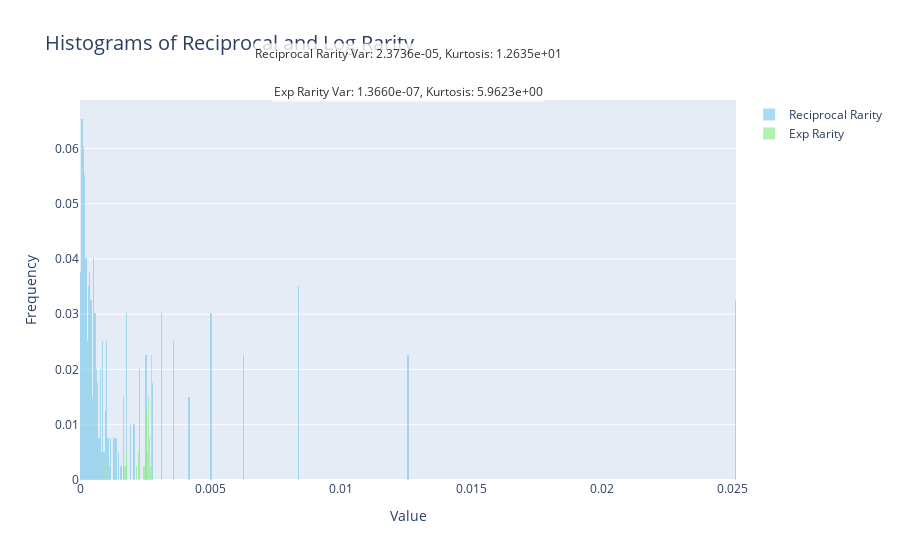

The cell this chart's notebook holds for it:
### Markdown cell above
问题：如何把类目数量权重映射到稀有度上？
直接映射：倒数加权，这样的得到的稀有度是突变的 我希望稀有度

### Code cell
import plotly.graph_objects as go
import torch
def kurtosis(data):
    # 计算均值和标准差
    mean = data.mean()
    std = data.std()

    # 标准化数据
    standardized_data = (data - mean) / std

    # 计算峰度，去掉 3（标准正态分布的峰度为 3）
    kurt = (standardized_data**4).mean() - 3
    return kurt


reciprocal_rarity=reciprocalrarity.cpu()
exp_rarity=exprarity.cpu()

# 创建图表对象
fig = go.Figure()

# Reciprocal Rarity Histogram
fig.add_trace(go.Histogram(
    x=reciprocal_rarity[1:],
    nbinsx=1000,
    name="Reciprocal Rarity",
    marker_color="skyblue",
    histnorm='probability',
    opacity=0.7,
    showlegend=True  # 不显示图例
))

# Log Rarity Histogram
fig.add_trace(go.Histogram(
    x=exp_rarity[1:],
    nbinsx=500,
    name="Exp Rarity",
    marker_color="lightgreen",
    opacity=0.7,
    histnorm='probability',
    showlegend=True  # 不显示图例
))

# 计算方差和峰度
reciprocal_var = torch.var(reciprocal_rarity[1:])
reciprocal_kurt = kurtosis(reciprocal_rarity[1:])
exp_var = torch.var(exp_rarity[1:])
exp_kurt = kurtosis(exp_rarity[1:])


# 添加外部文本框显示方差和峰度
fig.add_annotation(
    x=0.5,  # x轴位置，控制文本框水平位置
    y=1.15,  # y轴位置，调整文本框在图表的外部
    text=f"Reciprocal Rarity\nVar: {reciprocal_var:.4e}, Kurtosis: {reciprocal_kurt:.4e}",
    showarrow=False,
    font=dict(size=12, color="black"),
    align="center",
    bgcolor="white",
    opacity=0.8,
    xref="paper",  # 使用 'paper' 坐标系，让文本框不受图表范围限制
    yref="paper"   # 使用 'paper' 坐标系，使文本框在图表外
)

fig.add_annotation(
    x=0.5,  # x轴位置，控制文本框水平位置
    y=1.05,  # y轴位置，调整文本框在图表的外部
    text=f"Exp Rarity\nVar: {exp_var:.4e}, Kurtosis: {exp_kurt:.4e}",
    showarrow=False,
    font=dict(size=12, color="black"),
    align="center",
    bgcolor="white",
    opacity=0.8,
    xref="paper",  # 使用 'paper' 坐标系，放置在图表外
    yref="paper"   # 使用 'paper' 坐标系，放置在图表外
)

# 更新布局
fig.update_layout(
    title="Histograms of Reciprocal and Log Rarity",
    xaxis_title="Value",
    yaxis_title="Frequency",
    title_font_size=20,
    barmode="overlay",  # 使用 "overlay" 叠加直方图，"group" 可并排显示
    showlegend=True    # 隐藏图例
)

# 显示图表
fig.show()#5.96

### Figure 1 — Plotly figure (JSON) as saved in the notebook; plotly's stock layout.template omitted (floating-point values rounded to 4 significant figures; data arrays with more than 128 entries replaced by an {"elided": "..."} marker saying what was removed)
{"data": [{"histnorm": "probability", "marker": {"color": "skyblue"}, "name": "Reciprocal Rarity", "nbinsx": 1000, "opacity": 0.7, "showlegend": true, "type": "histogram", "x": {"elided": "398 float values"}}, {"histnorm": "probability", "marker": {"color": "lightgreen"}, "name": "Exp Rarity", "nbinsx": 500, "opacity": 0.7, "showlegend": true, "type": "histogram", "x": {"elided": "398 float values"}}], "layout": {"annotations": [{"align": "center", "bgcolor": "white", "font": {"color": "black", "size": 12}, "opacity": 0.8, "showarrow": false, "text": "Reciprocal Rarity\nVar: 2.3736e-05, Kurtosis: 1.2635e+01", "x": 0.5, "xref": "paper", "y": 1.15, "yref": "paper"}, {"align": "center", "bgcolor": "white", "font": {"color": "black", "size": 12}, "opacity": 0.8, "showarrow": false, "text": "Exp Rarity\nVar: 1.3660e-07, Kurtosis: 5.9623e+00", "x": 0.5, "xref": "paper", "y": 1.05, "yref": "paper"}], "barmode": "overlay", "showlegend": true, "title": {"font": {"size": 20}, "text": "Histograms of Reciprocal and Log Rarity"}, "xaxis": {"title": {"text": "Value"}}, "yaxis": {"title": {"text": "Frequency"}}}}
